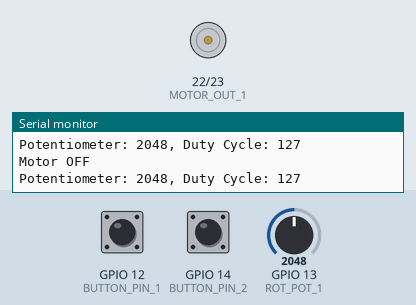
Recording of a program running on a simulated ESP32. On the bench: motor-driver pin pairs drawn as motors (green arrow = first pin HIGH = forward, orange = second pin HIGH = backward, longer = more drive), the last lines printed to the serial monitor. The inputs (shaded band) are chosen by the test bench; at power-on: GPIO 12 (BUTTON_PIN_1) HIGH, GPIO 14 (BUTTON_PIN_2) HIGH, GPIO 13 (ROT_POT_1) = 2048.

Above: at 1.2 s.
1.3 s: GPIO 12 (BUTTON_PIN_1) pulled LOW for 0.15 s
At 1.4 s:
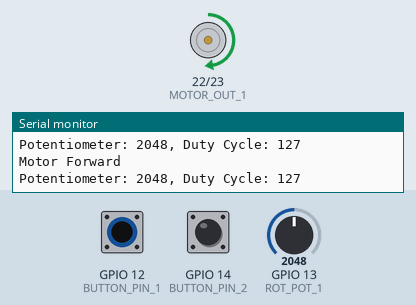
3.0 s: GPIO 14 (BUTTON_PIN_2) pulled LOW for 0.15 s
At 3.11 s:
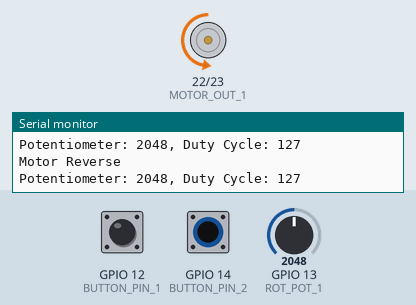
4.7 s: GPIO 14 (BUTTON_PIN_2) pulled LOW for 3.2 s
At 8.6 s:
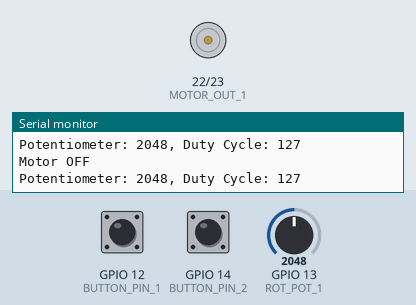
9.4 s: GPIO 12 (BUTTON_PIN_1) pulled LOW for 1 s
At 10.0 s:
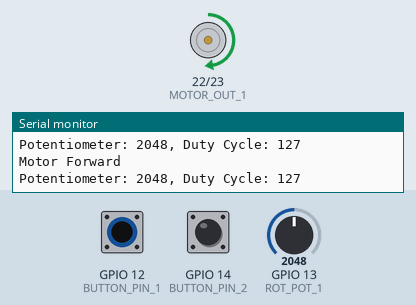
11.9 s: GPIO 12 (BUTTON_PIN_1) pulled LOW for 3.2 s
At 16.5 s:
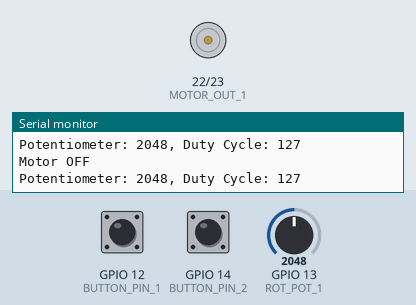
Timing chart, 0 to 17.6 s (numbered marks = the images above; inputs shaded):
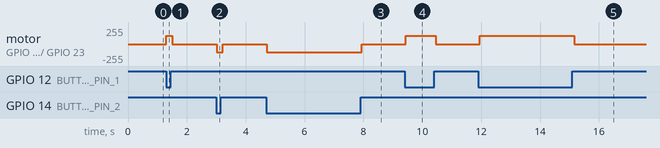

Measured:
- after the input at 1.3 s, motor on GPIO 22 (MOTOR_OUT_1) / GPIO 23 (MOTOR_OUT_2): stopped → forward 127/255 at once, → stopped 0.20 s later
- after the input at 3.0 s, motor on GPIO 22 (MOTOR_OUT_1) / GPIO 23 (MOTOR_OUT_2): stopped → backward 127/255 at once, → stopped 0.20 s later
- after the input at 4.7 s, motor on GPIO 22 (MOTOR_OUT_1) / GPIO 23 (MOTOR_OUT_2): stopped → backward 127/255 at once, → stopped 3.2 s later
- after the input at 9.4 s, motor on GPIO 22 (MOTOR_OUT_1) / GPIO 23 (MOTOR_OUT_2): stopped → forward 127/255 at once, → stopped 1.0 s later
- after the input at 11.9 s, motor on GPIO 22 (MOTOR_OUT_1) / GPIO 23 (MOTOR_OUT_2): stopped → forward 127/255 after 0.06 s, → stopped 3.2 s later

The program:

main.cpp
```cpp
#include <Arduino.h>

// Define the GPIO pins
#define BUTTON_PIN_1 12
#define BUTTON_PIN_2 14
#define ROT_POT_1 13
#define MOTOR_OUT_1 22
#define MOTOR_OUT_2 23

// PWM properties
#define PWM_FREQ 5000
#define PWM_RESOLUTION 8
#define PWM_CHANNEL_1 0
#define PWM_CHANNEL_2 1

// Global variables
int dutyCycle = 0;

void setup() {
  Serial.begin(115200);

  // Set pin modes
  pinMode(BUTTON_PIN_1, INPUT_PULLUP);
  pinMode(BUTTON_PIN_2, INPUT_PULLUP);
  pinMode(ROT_POT_1, INPUT);

  // Configure PWM for both motor control pins
  ledcSetup(PWM_CHANNEL_1, PWM_FREQ, PWM_RESOLUTION);
  ledcSetup(PWM_CHANNEL_2, PWM_FREQ, PWM_RESOLUTION);
  ledcAttachPin(MOTOR_OUT_1, PWM_CHANNEL_1);
  ledcAttachPin(MOTOR_OUT_2, PWM_CHANNEL_2);

  // Initialize motor pins to LOW (motor off)
  ledcWrite(PWM_CHANNEL_1, 0);
  ledcWrite(PWM_CHANNEL_2, 0);
}

void loop() {
  // Read buttons (active low due to INPUT_PULLUP)
  bool button1Pressed = !digitalRead(BUTTON_PIN_1);
  bool button2Pressed = !digitalRead(BUTTON_PIN_2);

  // Read potentiometer and map to duty cycle (0-255)
  int potValue = analogRead(ROT_POT_1);
  dutyCycle = map(potValue, 0, 4095, 0, 255);

  // Motor control logic
  if (button1Pressed && !button2Pressed) {
    // Forward direction
    ledcWrite(PWM_CHANNEL_1, dutyCycle);
    ledcWrite(PWM_CHANNEL_2, 0);
    Serial.println("Motor Forward");
  } else if (button2Pressed && !button1Pressed) {
    // Reverse direction
    ledcWrite(PWM_CHANNEL_1, 0);
    ledcWrite(PWM_CHANNEL_2, dutyCycle);
    Serial.println("Motor Reverse");
  } else {
    // Stop motor when no button is pressed or both are pressed
    ledcWrite(PWM_CHANNEL_1, 0);
    ledcWrite(PWM_CHANNEL_2, 0);
    Serial.println("Motor OFF");
  }

  // Print debug information
  Serial.print("Potentiometer: ");
  Serial.print(potValue);
  Serial.print(", Duty Cycle: ");
  Serial.println(dutyCycle);

  delay(100);  // Small delay to prevent serial flooding
}

// Write all GPIO Pins available on an ESP-32 Devkit
// =======================================================|
// GPIO0: ADC2_1, Touch1, Boot (OD/IE/WPD)
// GPIO1: U0TXD, Serial TX (OD/IE/WPU)
// GPIO2: ADC2_2, Touch2 (OD/IE/WPD)
// GPIO3: U0RXD, Serial RX (OD/IE/WPU)
// GPIO4: ADC2_0, Touch0 (OD/IE/WPD)
// GPIO5: VSPI SS (OD/IE)
// -------------------------------------------------------|
// !!! GPIO6-GPIO11: Flash Memory (NOT USABLE as GPIO)
// -------------------------------------------------------|
// GPIO12: ADC2_5, RTC (OD/IE/WPD)
// GPIO13: ADC2_4, Touch4, RTC (OD/IE/WPU)
// GPIO14: ADC2_6, Touch6, RTC (OD/IE/WPU)
// GPIO15: ADC2_3, Touch3, RTC, MTDO, HSPI SS (OD/IE/WPU)
// -------------------------------------------------------|
// GPIO16: (OD/IE)
// GPIO17: (OD/IE)
// -------------------------------------------------------|
// GPIO18: VSPI CLK (OD/IE)
// GPIO19: VSPI MISO (OD/IE)
// GPIO21: Wire SDA (OD/IE)
// GPIO22: Wire SCL (OD/IE)
// GPIO23: VSPI MOSI (OD/IE)
// -------------------------------------------------------|
// GPIO25: DAC_1, ADC2_8, RTC (OD/IE)
// GPIO26: DAC_2, ADC2_9, RTC (OD/IE)
// GPIO27: ADC2_7, Touch7, RTC (OD/IE)
// GPIO32: ADC1_4, Touch9, RTC (OD/IE)
// GPIO33: ADC1_5, Touch8, RTC (OD/IE)
// -------------------------------------------------------|
// GPIO34: ADC1_6, RTC (Input only)
// GPIO35: ADC1_7, RTC (Input only)
// GPIO36: ADC1_0, RTC (Input only)
// GPIO39: ADC1_3, RTC (Input only)
// =======================================================|
// Note: OD = Output Disable, IE = Input Enable
// WPU = Weak Pull-up, WPD = Weak Pull-down
// RTC = RTC Power Domain (VDD3P3_RTC)
// =======================================================|
```
